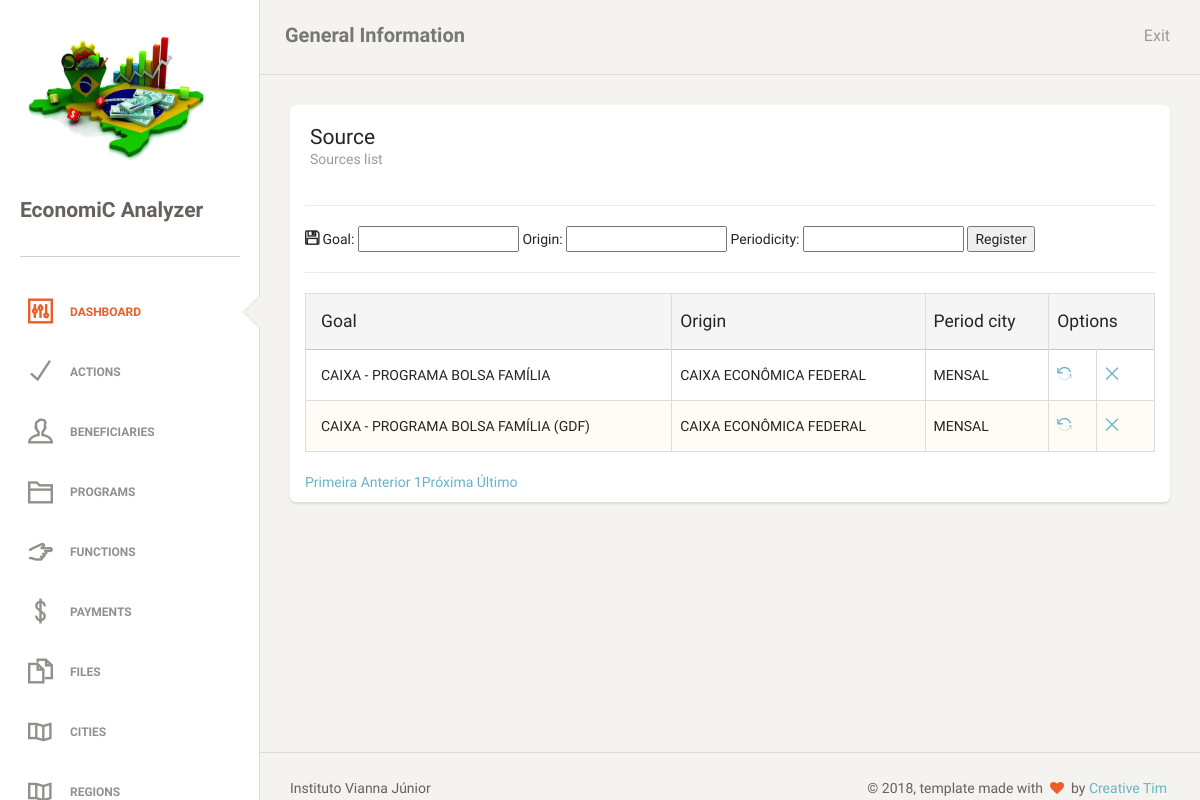
Page /sources.php (signed in) on the committed database.
### tables this page shows
CREATE TABLE `tb_source` (
  `id_source` int(11) NOT NULL AUTO_INCREMENT,
  `str_goal` varchar(255) NOT NULL,
  `str_origin` varchar(255) DEFAULT NULL,
  `str_periodicity` varchar(9) DEFAULT NULL,
  PRIMARY KEY (`id_source`),
  UNIQUE KEY `str_goal_UNIQUE` (`str_goal`)
);

### db/sourceDAO.php (the view, shortened to what this page needs)
<?php
require_once "db/conexao.php";
class sourceDAO
{
    public function tabelaPaginada()
    {
        global $pdo;
        $endereco = $_SERVER ['PHP_SELF'];
        $pagina_atual = (isset($_GET['page']) && is_numeric($_GET['page'])) ? $_GET['page'] : 1;
        $linha_inicial = ($pagina_atual - 1) * QTDE_REGISTROS;
        $sql = "SELECT id_source, str_goal, str_origin, str_periodicity FROM tb_source LIMIT {$linha_inicial}, " . QTDE_REGISTROS;
        $statement = $pdo->prepare($sql);
        $statement->execute();
        $dados = $statement->fetchAll(PDO::FETCH_OBJ);
        $sqlContador = "SELECT COUNT(*) AS total_registros FROM tb_source";
        $statement = $pdo->prepare($sqlContador);
        $statement->execute();
        $valor = $statement->fetch(PDO::FETCH_OBJ);
        $primeira_pagina = 1;
        $ultima_pagina = ceil($valor->total_registros / QTDE_REGISTROS);
        $pagina_anterior = ($pagina_atual > 1) ? $pagina_atual - 1 : 0;
        $proxima_pagina = ($pagina_atual < $ultima_pagina) ? $pagina_atual + 1 : 0;
        $range_inicial = (($pagina_atual - RANGE_PAGINAS) >= 1) ? $pagina_atual - RANGE_PAGINAS : 1;
        $range_final = (($pagina_atual + RANGE_PAGINAS) <= $ultima_pagina) ? $pagina_atual + RANGE_PAGINAS : $ultima_pagina;
        $exibir_botao_inicio = ($range_inicial < $pagina_atual) ? 'mostrar' : 'esconder';
        $exibir_botao_final = ($range_final > $pagina_atual) ? 'mostrar' : 'esconder';
        if (!empty($dados)):
            echo "
     <table class='table table-striped table-bordered'>
     <thead>
       <tr class='active'>
        <th>Goal</th>
        <th>Origin</th>
        <th>Period city</th>
        <th colspan='2'>Options</th>
       </tr>
     </thead>
     <tbody>";
            foreach ($dados as $var):
                echo "<tr>
        <td>$var->str_goal</td>
        <td>$var->str_origin</td>
        <td>$var->str_periodicity</td>
        <td><a href='?act=upd&idSource=$var->id_source'><i class='ti-reload'></i></a></td>
        <td><a href='?act=del&idSource=$var->id_source'><i class='ti-close'></i></a></td>
       </tr>";
            endforeach;
            echo "
</tbody>
     </table>
     <div class='box-paginacao'>
       <a class='box-navegacao  $exibir_botao_inicio' href='$endereco?page=$primeira_pagina' title='Primeira Página'>Primeira</a>
       <a class='box-navegacao $exibir_botao_inicio' href='$endereco?page=$pagina_anterior' title='Página Anterior'>Anterior</a>
";
            for ($i = $range_inicial; $i <= $range_final; $i++):
                $destaque = ($i == $pagina_atual) ? 'destaque' : '';
                echo "<a class='box-numero $destaque' href='$endereco?page=$i'>$i</a>";
            endfor;
            echo "<a class='box-navegacao $exibir_botao_final' href='$endereco?page=$proxima_pagina' title='Próxima Página'>Próxima</a>
       <a class='box-navegacao $exibir_botao_final' href='$endereco?page=$ultima_pagina' title='Última Página'>Último</a>
     </div>";
        else:
            echo "<p class='bg-danger'>Nenhum registro foi encontrado!</p>
     ";
        endif;
    }
}

### rows in the picture
tb_source: str_goal "CAIXA - PROGRAMA BOLSA FAMÍLIA", str_origin "CAIXA ECONÔMICA FEDERAL", str_periodicity "MENSAL"
tb_source: str_goal "CAIXA - PROGRAMA BOLSA FAMÍLIA (GDF)", str_origin "CAIXA ECONÔMICA FEDERAL", str_periodicity "MENSAL"
